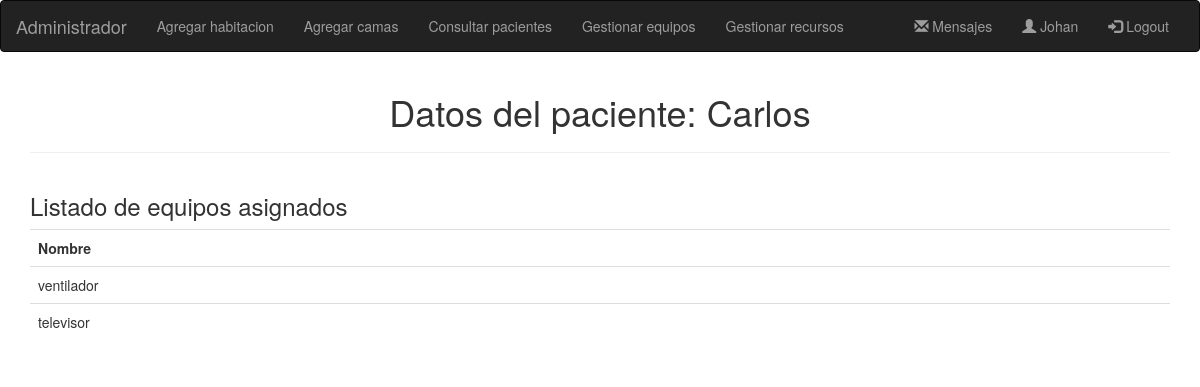
Page /Proyecto/views/equipos.php?user=1&paciente=2 on the committed database.
### tables this page shows
CREATE TABLE `medico` (
  `ID` int(11) NOT NULL,
  `Nombre` char(15) DEFAULT NULL,
  `Email` char(40) DEFAULT NULL,
  `Contraseña` char(15) DEFAULT NULL,
  `Rol` bit(1) DEFAULT NULL
);

CREATE TABLE `paciente` (
  `ID` int(11) NOT NULL,
  `Nombre` char(15) DEFAULT NULL,
  `Diagnostico` char(15) DEFAULT NULL,
  `Prioridad` int(11) DEFAULT NULL,
  `TiempoDeDuracion` int(11) DEFAULT NULL,
  `FechaDeIngreso` date DEFAULT NULL,
  `IDHabitacion` int(11) DEFAULT NULL,
  `IDCama` int(11) DEFAULT NULL,
  `IDMedico` int(11) DEFAULT NULL
);

CREATE TABLE `equipos` (
  `ID` int(11) NOT NULL,
  `Nombre` char(15) DEFAULT NULL,
  `IDPaciente` int(11) DEFAULT NULL
);

### Proyecto/controllers/PacienteControlador.php (called while the page is built, shortened)
<?php
class ControllerPacientes {
    public function getMedico($id) {
        require_once("../models/Pacientes.php");
        $services = new Service();
        return mysqli_fetch_array($services->getMedico($id));
    }
    public function getPaciente($id) {
        require_once("../models/Pacientes.php");
        $services = new Service();
        return mysqli_fetch_array($services->getPaciente($id));
    }
    public function getEquipos($id) {
        require_once("../models/Equipos.php");
        $services = new Services();
        return $services->getEquiposId($id);
    }
}
?>

### Proyecto/models/Pacientes.php (called while the page is built, shortened)
<?php
class Service {
    private $db;
    public function __construct() {
        $this->db = mysqli_connect(HOST_DB, USUARIO_DB, USUARIO_PASS, NOMBRE_DB);
    }
    public function getMedico($id) {
        $sql = "SELECT * FROM Medico WHERE ID = $id";
        return mysqli_query($this->db,$sql);
    }
    public function getPaciente($id) {
        $sql = "SELECT * FROM Paciente WHERE ID = $id";
        return mysqli_query($this->db,$sql);
    }
}
?>

### Proyecto/models/Equipos.php (called while the page is built, shortened)
<?php
class Services {
    private $db;
    public function __construct() {
        $this->db = mysqli_connect(HOST_DB, USUARIO_DB, USUARIO_PASS, NOMBRE_DB);
    }
    public function getEquiposId($id) {
        $sql = "SELECT* FROM Equipos WHERE IDPaciente = $id";
        return mysqli_query($this->db,$sql);
    }
}
?>

### Proyecto/views/equipos.php (the view, shortened to what this page needs)
<?php
    $idpaciente = $_REQUEST['paciente'];
    require_once("homeAdmin.php");
    $nuevo = new ControllerPacientes ();
    $datos = $nuevo-> getEquipos($idpaciente);
    $paciente = $nuevo-> getPaciente($idpaciente);
?>
<html>
    <head>
        <link href="//maxcdn.bootstrapcdn.com/bootstrap/3.2.0/css/bootstrap.min.css" rel="stylesheet" type="text/css" />
        <link href="https://maxcdn.bootstrapcdn.com/font-awesome/4.7.0/css/font-awesome.min.css" rel="stylesheet" >
    </head>
    <body>
        <div class="container">
            <header class="text-center">
                <h1>Datos del paciente: <?php echo $paciente ['Nombre']?></h1>
                <hr/>
            </header>
            <div class="row">
                <div class="col-md-12 ">
                    <form method="post" action="<?php echo htmlspecialchars($_SERVER["PHP_SELF"]."?user=".$usuario);?>">
                        <h3>Listado de equipos asignados</h3>
                        <table class="table">
                        <tr>
                        <th>Nombre</th>
                        </tr>
                        <?php
                        $str_datos = "";
                        while($fila = mysqli_fetch_array($datos)) {
                            $str_datos .= "<tr>";
                            $str_datos .= "<td>". $fila ['Nombre'] . "</td>";
                            $str_datos .= "</tr>";
                        }
                        $str_datos .= "</table>";
                        echo $str_datos;
                        ?>
                    </form>
                </div>
            </div>
        </div>
    </body>
</html>

### Proyecto/views/homeAdmin.php (shortened to what this page needs)
<!DOCTYPE html>
<?php
    $usuario = $_REQUEST['user'];
    include "../controllers/PacienteControlador.php";
    $nuevo = new ControllerPacientes ();
    $medico = $nuevo-> getMedico($usuario);
?>
<html>
    <head>
        <link rel="stylesheet" href="https://maxcdn.bootstrapcdn.com/bootstrap/3.4.1/css/bootstrap.min.css">
    </head>
    <body>
    <nav class="navbar navbar-inverse">
        <div class="container-fluid">
            <div class="navbar-header">
            <a class="navbar-brand" href="inicioAdmin.php?user=<?php echo $usuario; ?>">Administrador</a>
            </div>
            <div class="collapse navbar-collapse" id="myNavbar">
            <ul class="nav navbar-nav">
                <li><a href="habitaciones.php?user=<?php echo $usuario; ?>">Agregar habitacion</a></li>
                <li><a href="camas.php?user=<?php echo $usuario; ?>">Agregar camas</a></li>
                <li><a href="pacientes.php?user=<?php echo $usuario; ?>">Consultar pacientes</a></li>
                <li><a href="gestionarEquipos.php?user=<?php echo $usuario; ?>">Gestionar equipos</a></li>
                <li><a href="gestionarRecursos.php?user=<?php echo $usuario; ?>">Gestionar recursos</a></li>
            </ul>
            <ul class="nav navbar-nav navbar-right">
                <li><a href="mensajes.php?user=<?php echo $usuario; ?>"><span class="glyphicon glyphicon-envelope"></span> Mensajes</a></li>
                <li><a href="#"><span class="glyphicon glyphicon-user"></span> <?php echo $medico['Nombre']; ?></a></li>
                <li><a href="../index.php"><span class="glyphicon glyphicon-log-in"></span> Logout</a></li>
            </ul>
            </div>
        </div>
    </nav>
    </body>
</html>

### rows in the picture
medico: Nombre "Johan"
paciente: Nombre "Carlos"
equipos: Nombre "ventilador"
equipos: Nombre "televisor"
